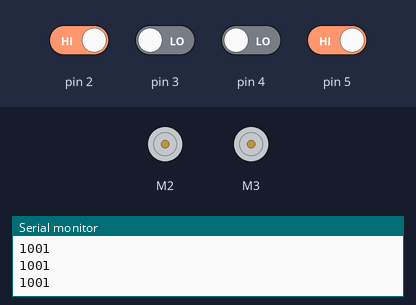
A sketch run on a simulated Arduino Uno, built with avr-gcc and run on an emulated ATmega328P. Shown: 2 × DC motor (green arrow = forward, orange = backward, longer = faster), the last lines printed to the serial monitor. The test bench sets the inputs (shaded band); at power-on: pin 2, pin 5 HIGH, pin 3, pin 4 LOW.

Above: at 1.2 s.
1.3 s: pin 2 driven LOW and pin 3 driven HIGH and pin 4 driven HIGH and pin 5 driven LOW
At 1.6 s:
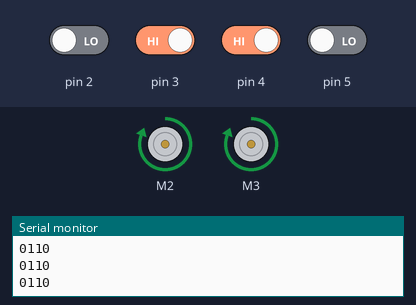
2.8 s: pin 5 driven HIGH
At 3.4 s:
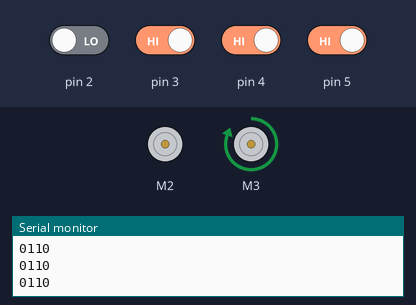
4.5 s: pin 5 driven LOW
At 6.2 s:
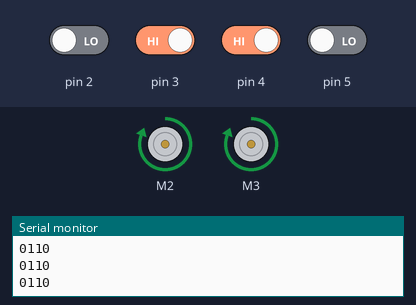
Timing chart, 0 to 7.7 s (numbered marks = the images above; inputs shaded):
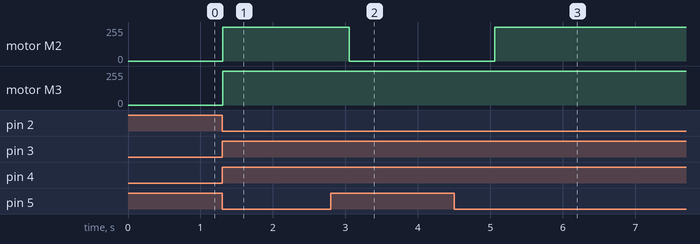

The sketch:

Turn_Right.ino
```cpp
#include <Adafruit_MotorShield.h>


// Create the motor shield object with the default I2C address
Adafruit_MotorShield AFMS = Adafruit_MotorShield();

// Or, create it with a different I2C address (say for stacking)
// Adafruit_MotorShield AFMS = Adafruit_MotorShield(0x61);

// Select which 'port' M1, M2, M3 or M4. In this case, M1
Adafruit_DCMotor *Motor_Left = AFMS.getMotor(2);
Adafruit_DCMotor *Motor_Right = AFMS.getMotor(3);

void setup() {
  // put your setup code here, to run once:
  Serial.begin(9600);
  if (!AFMS.begin()) {         // create with the default frequency 1.6KHz
  // if (!AFMS.begin(1000)) {  // OR with a different frequency, say 1KHz
    Serial.println("Could not find Motor Shield. Check wiring.");
    while (1);
  }
  Serial.println("Motor Shield found.");

  // Set the speed to start, from 0 (off) to 255 (max speed)
  Motor_Left->setSpeed(255);
  Motor_Right->setSpeed(255);
  pinMode(2,INPUT);
  pinMode(3, INPUT);
  pinMode(4,INPUT);
  pinMode(5,INPUT);

}

void loop() {
  int extreme_right = digitalRead(2);
  int right = digitalRead(3);
  int left = digitalRead(4);
  int extreme_left = digitalRead(5);
  Serial.print(extreme_right);
  Serial.print(right);
  Serial.print(left);
  Serial.println(extreme_right);
  if(extreme_right == 0 && right == 1 && left == 1 && extreme_left == 0 ){
  Motor_Right->run(FORWARD);
  Motor_Left->run(FORWARD);
  }

  else if(extreme_right == 0  && right == 1 && left == 1 && extreme_left == 1){
    delay(250);

    Motor_Left->run(RELEASE);

    delay(500);

  }


}
```

Measured:
- after the input at 1.3 s, motor M2, motor M3: stopped → forward 255/255 at once
- after the input at 2.8 s, motor M2: forward 255/255 → stopped after 0.26 s
- after the input at 4.5 s, motor M2: stopped → forward 255/255 after 0.56 s
